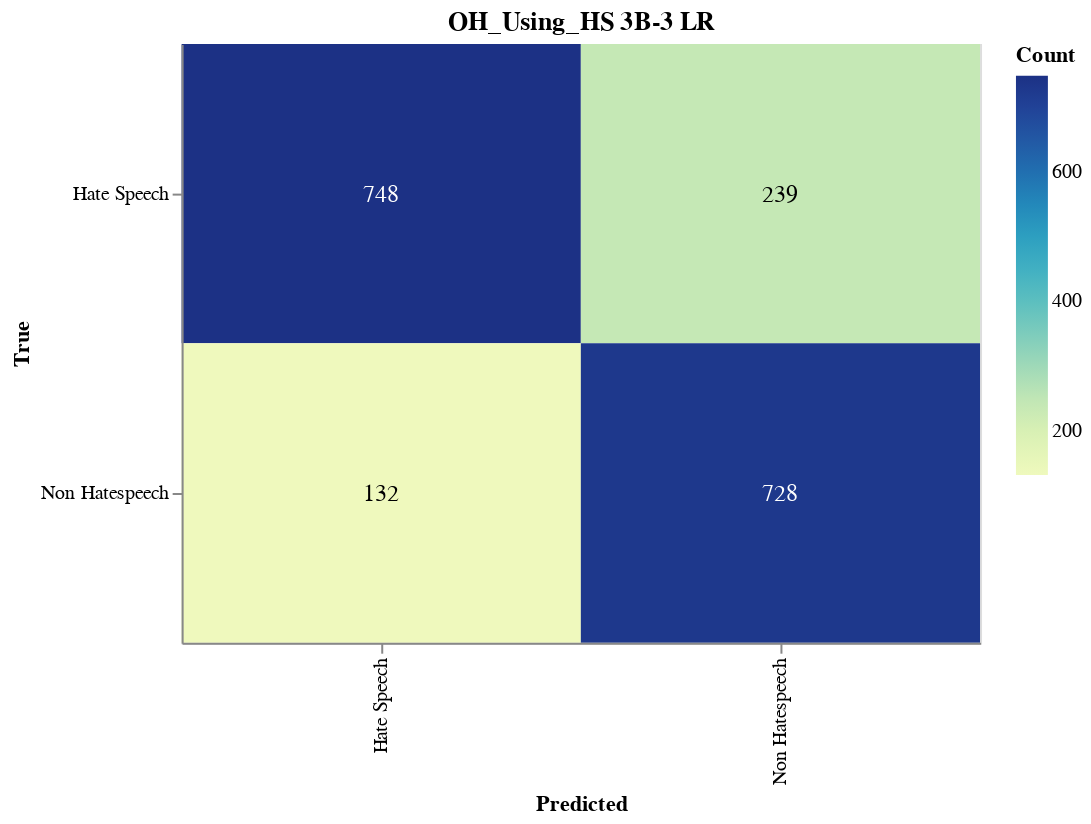

Notebook code cell kept with this figure:
### Markdown cell above
#### Save Confusion Matrix

### Code cell
import altair as alt
import altair_saver
import pandas as pd
from sklearn.metrics import confusion_matrix

# Calculate the confusion matrix
cm = confusion_matrix(true_labels, adjusted_predictions)

# Define class names
class_names = ['Hate Speech', 'Non Hatespeech']

# Convert confusion matrix to DataFrame
cm_df = pd.DataFrame(cm, index=class_names, columns=class_names).reset_index().melt(id_vars='index')
cm_df.columns = ['True', 'Predicted', 'Count']

# Ensure the order of categories
cm_df['True'] = pd.Categorical(cm_df['True'], categories=class_names, ordered=True)
cm_df['Predicted'] = pd.Categorical(cm_df['Predicted'], categories=class_names, ordered=True)

# Create the Altair plot
heatmap = alt.Chart(cm_df).mark_rect().encode(
    x=alt.X('Predicted:O', sort=class_names),
    y=alt.Y('True:O', sort=class_names),
    color='Count:Q',
    tooltip=['True', 'Predicted', 'Count']
).properties(
    width=400,
    height=300,
    title='OH_Using_HS 3B-3 LR'
)

# Add text labels
text = heatmap.mark_text(
    align='center',
    baseline='middle',
    fontSize=12
).encode(
    text='Count:Q',
    color=alt.condition(
        alt.datum.Count > cm.max() / 2,
        alt.value('white'),
        alt.value('black')
    )
)

# Combine heatmap and text
final_chart = heatmap + text

# Display the plot
final_chart.show()

### Figure 1 — Vega-Lite specification as saved in the notebook (floating-point values rounded to 4 significant figures)
{"config": {"view": {"continuousWidth": 300, "continuousHeight": 300}}, "layer": [{"mark": {"type": "rect"}, "encoding": {"color": {"field": "Count", "type": "quantitative"}, "tooltip": [{"field": "True", "type": "ordinal"}, {"field": "Predicted", "type": "ordinal"}, {"field": "Count", "type": "quantitative"}], "x": {"field": "Predicted", "sort": ["Hate Speech", "Non Hatespeech"], "type": "ordinal"}, "y": {"field": "True", "sort": ["Hate Speech", "Non Hatespeech"], "type": "ordinal"}}, "title": "OH_Using_HS 3B-3 LR"}, {"mark": {"type": "text", "align": "center", "baseline": "middle", "fontSize": 12}, "encoding": {"color": {"condition": {"test": "(datum.Count > 374.0)", "value": "white"}, "value": "black"}, "text": {"field": "Count", "type": "quantitative"}, "tooltip": [{"field": "True", "type": "ordinal"}, {"field": "Predicted", "type": "ordinal"}, {"field": "Count", "type": "quantitative"}], "x": {"field": "Predicted", "sort": ["Hate Speech", "Non Hatespeech"], "type": "ordinal"}, "y": {"field": "True", "sort": ["Hate Speech", "Non Hatespeech"], "type": "ordinal"}}, "title": "OH_Using_HS 3B-3 LR"}], "data": {"name": "data-8a6063f7914193b937ab1285476e9bab"}, "height": 300, "width": 400, "$schema": "https://vega.github.io/schema/vega-lite/v5.17.0.json", "datasets": {"data-8a6063f7914193b937ab1285476e9bab": [{"True": "Hate Speech", "Predicted": "Hate Speech", "Count": 748}, {"True": "Non Hatespeech", "Predicted": "Hate Speech", "Count": 132}, {"True": "Hate Speech", "Predicted": "Non Hatespeech", "Count": 239}, {"True": "Non Hatespeech", "Predicted": "Non Hatespeech", "Count": 728}]}}
